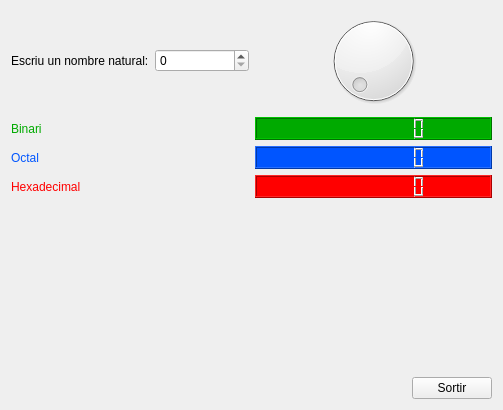
<?xml version="1.0" encoding="UTF-8"?>
<ui version="4.0">
 <class>MyForm</class>
 <widget class="QWidget" name="MyForm">
  <property name="geometry">
   <rect>
    <x>0</x>
    <y>0</y>
    <width>503</width>
    <height>410</height>
   </rect>
  </property>
  <property name="windowTitle">
   <string>Form</string>
  </property>
  <layout class="QVBoxLayout" name="verticalLayout_4">
   <item>
    <layout class="QVBoxLayout" name="verticalLayout_3">
     <item>
      <layout class="QVBoxLayout" name="verticalLayout_2">
       <item>
        <layout class="QHBoxLayout" name="horizontalLayout_2">
         <item>
          <layout class="QHBoxLayout" name="horizontalLayout">
           <item>
            <widget class="QLabel" name="label">
             <property name="text">
              <string>Escriu un nombre natural:</string>
             </property>
            </widget>
           </item>
           <item>
            <widget class="QSpinBox" name="spinBox"/>
           </item>
          </layout>
         </item>
         <item>
          <widget class="QDial" name="dial"/>
         </item>
        </layout>
       </item>
       <item>
        <layout class="QHBoxLayout" name="horizontalLayout_4">
         <item>
          <widget class="QLabel" name="label_2">
           <property name="styleSheet">
            <string notr="true">color: rgb(0, 170, 0);</string>
           </property>
           <property name="text">
            <string>Binari</string>
           </property>
          </widget>
         </item>
         <item>
          <widget class="QLCDNumber" name="lcdNumber">
           <property name="styleSheet">
            <string notr="true">background-color: rgb(0, 170, 0);</string>
           </property>
           <property name="digitCount">
            <number>10</number>
           </property>
           <property name="mode">
            <enum>QLCDNumber::Bin</enum>
           </property>
          </widget>
         </item>
        </layout>
       </item>
       <item>
        <layout class="QHBoxLayout" name="horizontalLayout_5">
         <item>
          <widget class="QLabel" name="label_3">
           <property name="styleSheet">
            <string notr="true">color: rgb(0, 85, 255);</string>
           </property>
           <property name="text">
            <string>Octal</string>
           </property>
          </widget>
         </item>
         <item>
          <widget class="QLCDNumber" name="lcdNumber_2">
           <property name="styleSheet">
            <string notr="true">background-color: rgb(0, 85, 255);</string>
           </property>
           <property name="digitCount">
            <number>10</number>
           </property>
           <property name="mode">
            <enum>QLCDNumber::Oct</enum>
           </property>
          </widget>
         </item>
        </layout>
       </item>
       <item>
        <layout class="QHBoxLayout" name="horizontalLayout_6">
         <item>
          <widget class="QLabel" name="label_4">
           <property name="styleSheet">
            <string notr="true">color: rgb(255, 0, 0);</string>
           </property>
           <property name="text">
            <string>Hexadecimal</string>
           </property>
          </widget>
         </item>
         <item>
          <widget class="QLCDNumber" name="lcdNumber_3">
           <property name="styleSheet">
            <string notr="true">background-color: rgb(255, 0, 0);</string>
           </property>
           <property name="digitCount">
            <number>10</number>
           </property>
           <property name="mode">
            <enum>QLCDNumber::Hex</enum>
           </property>
          </widget>
         </item>
        </layout>
       </item>
      </layout>
     </item>
     <item>
      <layout class="QHBoxLayout" name="horizontalLayout_3">
       <item>
        <spacer name="horizontalSpacer">
         <property name="orientation">
          <enum>Qt::Horizontal</enum>
         </property>
         <property name="sizeHint" stdset="0">
          <size>
           <width>40</width>
           <height>20</height>
          </size>
         </property>
        </spacer>
       </item>
       <item>
        <layout class="QVBoxLayout" name="verticalLayout">
         <item>
          <spacer name="verticalSpacer">
           <property name="orientation">
            <enum>Qt::Vertical</enum>
           </property>
           <property name="sizeHint" stdset="0">
            <size>
             <width>20</width>
             <height>40</height>
            </size>
           </property>
          </spacer>
         </item>
         <item>
          <widget class="QPushButton" name="pushButton">
           <property name="text">
            <string>Sortir</string>
           </property>
          </widget>
         </item>
        </layout>
       </item>
      </layout>
     </item>
    </layout>
   </item>
  </layout>
 </widget>
 <resources/>
 <connections>
  <connection>
   <sender>spinBox</sender>
   <signal>valueChanged(int)</signal>
   <receiver>lcdNumber</receiver>
   <slot>display(int)</slot>
   <hints>
    <hint type="sourcelabel">
     <x>230</x>
     <y>75</y>
    </hint>
    <hint type="destinationlabel">
     <x>250</x>
     <y>160</y>
    </hint>
   </hints>
  </connection>
  <connection>
   <sender>spinBox</sender>
   <signal>valueChanged(int)</signal>
   <receiver>lcdNumber_2</receiver>
   <slot>display(int)</slot>
   <hints>
    <hint type="sourcelabel">
     <x>239</x>
     <y>74</y>
    </hint>
    <hint type="destinationlabel">
     <x>256</x>
     <y>186</y>
    </hint>
   </hints>
  </connection>
  <connection>
   <sender>spinBox</sender>
   <signal>valueChanged(int)</signal>
   <receiver>lcdNumber_3</receiver>
   <slot>display(int)</slot>
   <hints>
    <hint type="sourcelabel">
     <x>251</x>
     <y>73</y>
    </hint>
    <hint type="destinationlabel">
     <x>251</x>
     <y>212</y>
    </hint>
   </hints>
  </connection>
  <connection>
   <sender>spinBox</sender>
   <signal>valueChanged(int)</signal>
   <receiver>dial</receiver>
   <slot>setValue(int)</slot>
   <hints>
    <hint type="sourcelabel">
     <x>228</x>
     <y>67</y>
    </hint>
    <hint type="destinationlabel">
     <x>335</x>
     <y>119</y>
    </hint>
   </hints>
  </connection>
  <connection>
   <sender>dial</sender>
   <signal>valueChanged(int)</signal>
   <receiver>spinBox</receiver>
   <slot>setValue(int)</slot>
   <hints>
    <hint type="sourcelabel">
     <x>329</x>
     <y>104</y>
    </hint>
    <hint type="destinationlabel">
     <x>244</x>
     <y>68</y>
    </hint>
   </hints>
  </connection>
  <connection>
   <sender>pushButton</sender>
   <signal>released()</signal>
   <receiver>MyForm</receiver>
   <slot>close()</slot>
   <hints>
    <hint type="sourcelabel">
     <x>316</x>
     <y>300</y>
    </hint>
    <hint type="destinationlabel">
     <x>312</x>
     <y>277</y>
    </hint>
   </hints>
  </connection>
 </connections>
</ui>
